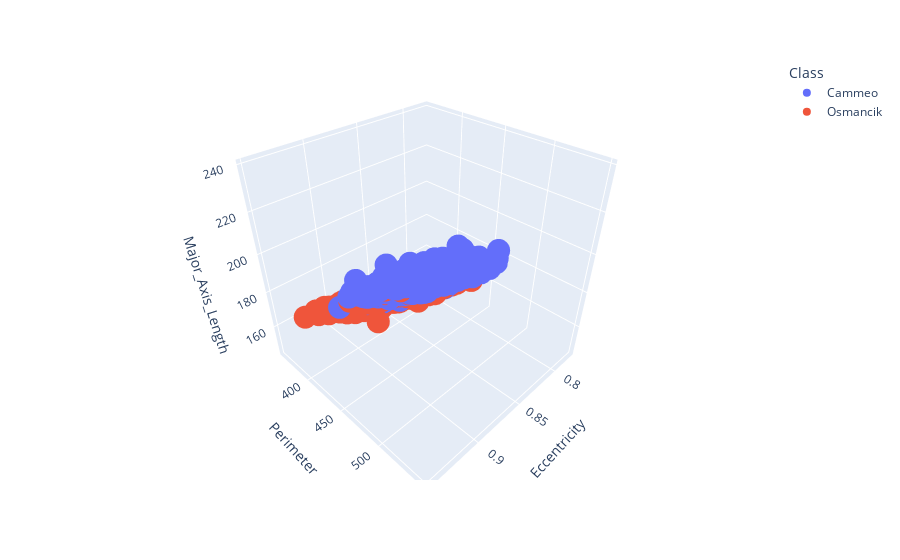

Notebook cell for this chart:
### Markdown cell above
## Task 2: Visualize samples in 3D

Try graphing three of the features in 3D against each other.

### Code cell
#@title Plot three features in 3D by entering their names and running this cell

x_axis_data = 'Eccentricity'  # @param {type: "string"}
y_axis_data = 'Perimeter'  # @param {type: "string"}
z_axis_data = 'Major_Axis_Length'  # @param {type: "string"}

px.scatter_3d(
    rice_dataset,
    x=x_axis_data,
    y=y_axis_data,
    z=z_axis_data,
    color='Class',
).show()

### Figure 1 — Plotly figure (JSON) as saved in the notebook; plotly's stock layout.template omitted (floating-point values rounded to 4 significant figures; data arrays with more than 128 entries replaced by an {"elided": "..."} marker saying what was removed)
{"data": [{"hovertemplate": "Class=Cammeo<br>Eccentricity=%{x}<br>Perimeter=%{y}<br>Major_Axis_Length=%{z}<extra></extra>", "legendgroup": "Cammeo", "marker": {"color": "#636efa", "symbol": "circle"}, "mode": "markers", "name": "Cammeo", "scene": "scene", "showlegend": true, "type": "scatter3d", "x": {"elided": "1630 float values"}, "y": {"elided": "1630 float values"}, "z": {"elided": "1630 float values"}}, {"hovertemplate": "Class=Osmancik<br>Eccentricity=%{x}<br>Perimeter=%{y}<br>Major_Axis_Length=%{z}<extra></extra>", "legendgroup": "Osmancik", "marker": {"color": "#EF553B", "symbol": "circle"}, "mode": "markers", "name": "Osmancik", "scene": "scene", "showlegend": true, "type": "scatter3d", "x": {"elided": "2180 float values"}, "y": {"elided": "2180 float values"}, "z": {"elided": "2180 float values"}}], "layout": {"legend": {"title": {"text": "Class"}, "tracegroupgap": 0}, "margin": {"t": 60}, "scene": {"domain": {"x": [0, 1], "y": [0, 1]}, "xaxis": {"title": {"text": "Eccentricity"}}, "yaxis": {"title": {"text": "Perimeter"}}, "zaxis": {"title": {"text": "Major_Axis_Length"}}}}}
